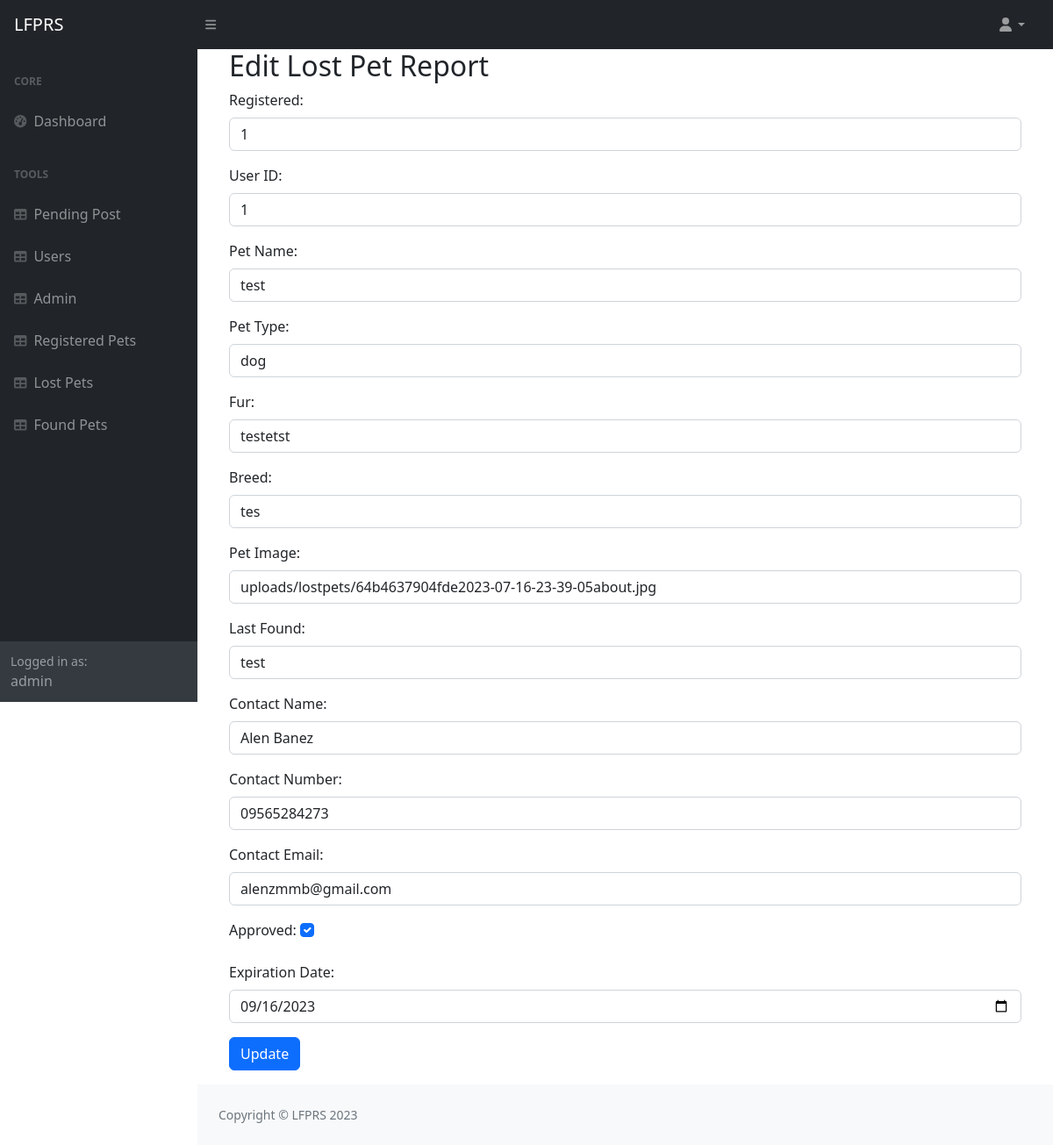
The app's page /admin/editlost.php?id=37 (signed in), older data.
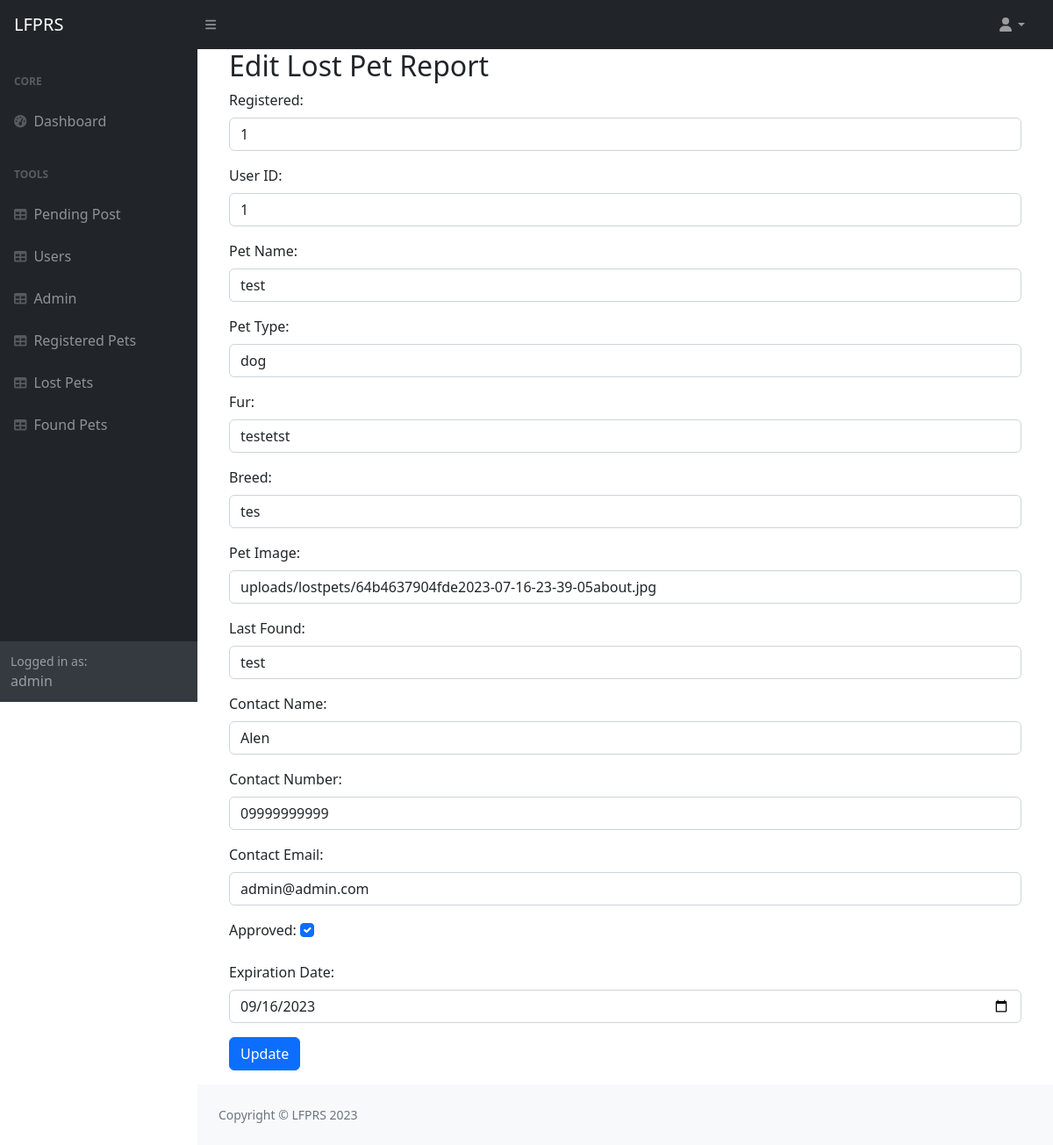
The same page, newer data.
### tables this page shows
CREATE TABLE `reportlostpet` (
  `id` int(11) NOT NULL,
  `registered` int(11) NOT NULL,
  `userid` int(11) NOT NULL,
  `petname` varchar(255) NOT NULL,
  `pet` varchar(255) NOT NULL,
  `fur` varchar(255) NOT NULL,
  `breed` varchar(255) NOT NULL,
  `petimage` varchar(255) NOT NULL,
  `lastfound` varchar(255) NOT NULL,
  `contactname` varchar(255) NOT NULL,
  `contactnumber` varchar(255) NOT NULL,
  `contactemail` varchar(255) NOT NULL,
  `approved` tinyint(4) NOT NULL DEFAULT 1,
  `date` date NOT NULL,
  `expirationdate` date NOT NULL
);

### admin/editlost.php (the view, shortened to what the changed rows need)
<?php
        include("../config.php");
        ?>
<!DOCTYPE html>
<html lang="en">
    <head>
        <link href="https://cdn.jsdelivr.net/npm/simple-datatables@7.1.2/dist/style.min.css" rel="stylesheet" />
        <link href="css/styles.css" rel="stylesheet" />
    </head>
    <body class="sb-nav-fixed">
        <div id="layoutSidenav">
            <div id="layoutSidenav_content">
                <main>
                    <div class="container-fluid px-4">
                        <?php
                    $id = $_GET['id'];
                    $sql = "SELECT * FROM reportlostpet WHERE id = ?";
                    $stmt = $db->prepare($sql);
                    $stmt->bind_param('i', $id);
                    $stmt->execute();
                    $result = $stmt->get_result();
                    $row = $result->fetch_assoc();
                    ?>
                    <div class="container">
        <h2>Edit Lost Pet Report</h2>
        <form method="POST" action="">
            <div class="mb-3">
                <label for="registered" class="form-label">Registered:</label>
                <input type="text" class="form-control" name="registered" value="<?php echo $row['registered']; ?>" required>
            </div>
            <div class="mb-3">
                <label for="userid" class="form-label">User ID:</label>
                <input type="text" class="form-control" name="userid" value="<?php echo $row['userid']; ?>" required>
            </div>
            <div class="mb-3">
                <label for="petname" class="form-label">Pet Name:</label>
                <input type="text" class="form-control" name="petname" value="<?php echo $row['petname']; ?>" required>
            </div>
            <div class="mb-3">
                <label for="pet" class="form-label">Pet Type:</label>
                <input type="text" class="form-control" name="pet" value="<?php echo $row['pet']; ?>" required>
            </div>
            <div class="mb-3">
                <label for="fur" class="form-label">Fur:</label>
                <input type="text" class="form-control" name="fur" value="<?php echo $row['fur']; ?>" required>
            </div>
            <div class="mb-3">
                <label for="breed" class="form-label">Breed:</label>
                <input type="text" class="form-control" name="breed" value="<?php echo $row['breed']; ?>" required>
            </div>
            <div class="mb-3">
                <label for="petimage" class="form-label">Pet Image:</label>
                <input type="text" class="form-control" name="petimage" value="<?php echo $row['petimage']; ?>" required>
            </div>
            <div class="mb-3">
                <label for="lastfound" class="form-label">Last Found:</label>
                <input type="text" class="form-control" name="lastfound" value="<?php echo $row['lastfound']; ?>" required>
            </div>
            <div class="mb-3">
                <label for="contactname" class="form-label">Contact Name:</label>
                <input type="text" class="form-control" name="contactname" value="<?php echo $row['contactname']; ?>" required>
            </div>
            <div class="mb-3">
                <label for="contactnumber" class="form-label">Contact Number:</label>
                <input type="text" class="form-control" name="contactnumber" value="<?php echo $row['contactnumber']; ?>" required>
            </div>
            <div class="mb-3">
                <label for="contactemail" class="form-label">Contact Email:</label>
                <input type="email" class="form-control" name="contactemail" value="<?php echo $row['contactemail']; ?>" required>
            </div>
            <div class="mb-3">
                <label for="approved" class="form-label">Approved:</label>
                <input type="checkbox" class="form-check-input" name="approved" <?php if ($row['approved'] == 1) echo "checked"; ?>>
            </div>
            <div class="mb-3">
                <label for="expirationdate" class="form-label">Expiration Date:</label>
                <input type="date" class="form-control" name="expirationdate" value="<?php echo $row['expirationdate']; ?>" required>
            </div>
        </form>
    </div>
                    </div>
            </div>
        </div>
    </body>
</html>

Row changes from the older to the newer data that the page shows:
changed reportlostpet "test": contactname "Alen Banez" → "Alen"; contactnumber "09565284273" → "09999999999"; contactemail "alenzmmb@gmail.com" → "admin@admin.com"
